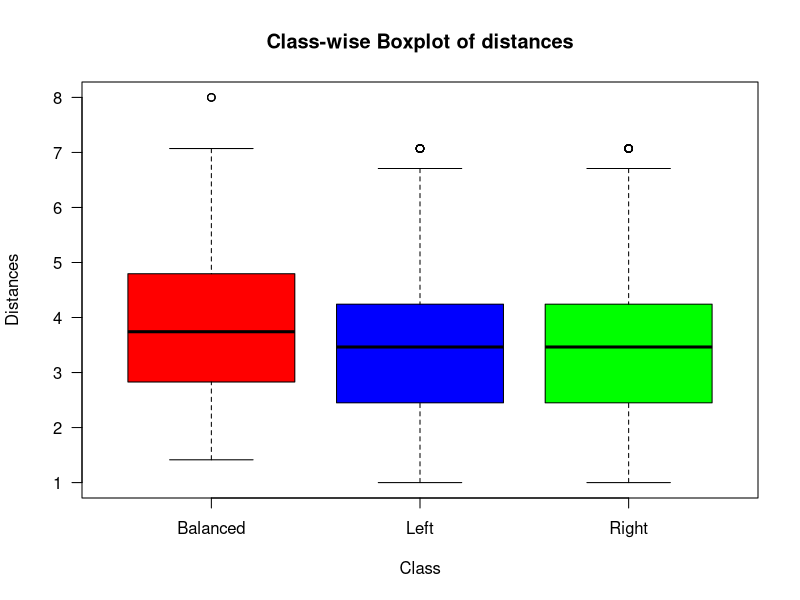

The R source for this figure:
#PART-I

a <- read.csv('balance-scale.csv', header = TRUE)
b <- a[-1,]
c <- split(b, b$class)

c$B$class <- NULL
c$L$class <- NULL
c$R$class <- NULL

d1 <- dist(c$B)
d2 <- dist(c$L)
d3 <- dist(c$R)
boxplot(d1, d2, d3, main = "Class-wise Boxplot of distances", xlab = "Class", 
        las = 1, col = c("red", "blue", "green"), ylab = "Distances", 
        outline = TRUE, names = c("Balanced", "Left", "Right"))


library(e1071)

print("For class = B i.e. balanced")
print("Summary: ")
print(summary(d1))
print("Statistics: ")
print(boxplot.stats(d1))
print("Skewness: ")
print(skewness(d1))

print("For class = L i.e. left")
print("Summary: ")
print(summary(d2))
print("Statistics: ")
print(boxplot.stats(d2))
print("Skewness: ")
print(skewness(d2))

print("For class = R i.e. right")
print("Summary: ")
print(summary(d3))
print("Statistics: ")
print(boxplot.stats(d3))
print("Skewness: ")
print(skewness(d3))

#rm(list = ls())
detach("package:e1071", unload = TRUE)